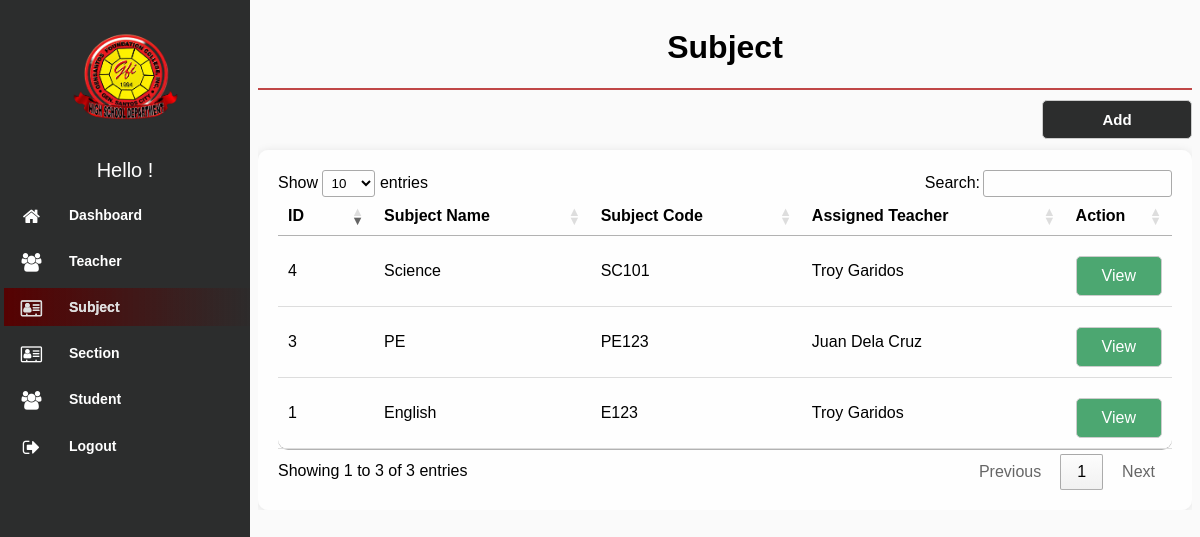
/modules/Subject/index.php (signed in), run on the app's committed database.
### tables this page shows
CREATE TABLE `subject` (
  `id` int(11) NOT NULL,
  `code` varchar(100) NOT NULL,
  `name` varchar(100) NOT NULL,
  `details` varchar(100) NOT NULL,
  `teacher_id` varchar(100) NOT NULL,
  `del_status` varchar(100) NOT NULL
);

### modules/Subject/index.php (the view, shortened to what this page needs)
<!DOCTYPE html>
<html lang="en">
<head>
    <link rel="stylesheet" type="text/css" href="../../assets/css/font-awesome-4.7.0/css/menu.css">
    <link rel="stylesheet" type="text/css" href="../../assets/css/font-awesome-4.7.0/css/style.css">
    <link rel="stylesheet" type="text/css" href="../../assets/css/font-awesome-4.7.0/css/font-awesome.min.css"
        rel="stylesheet">
    <link rel="stylesheet" href="../../assets/css/jquery.dataTables.min.css">
</head>
<body>
    <?php
$page = 'Subject';
include "../../navbar.php";
include "../../db_conn.php";
 ?>
        <div class="content">
            <div class="header">
                <h1><?php if ($page) {echo $page;} ?></h1>
            </div>
            <div class="search-box">
                <a href="./add.php"><button>Add</button></a>
            </div>
            <div class="table_wrap">
            <table id="example" class="data list">
                <thead>
                    <th style="width: 60px;">ID</th>
                    <th>Subject Name</th>
                    <th>Subject Code</th>
                    <th>Assigned Teacher</th>
                    <th style="width: 55px;">Action</th>
                </thead>
                <?php
         $squery = mysqli_query($conn, "
         SELECT s.*, CONCAT(t.first_name, ' ', t.last_name) AS teacher_name
         FROM subject s
         LEFT JOIN teacher t ON s.teacher_id = t.id
         WHERE s.del_status != 'deleted'
         ORDER BY s.id DESC;
     ");
     while ($row = mysqli_fetch_array($squery)) {
        ?>
                <tr class="table-row">
                    <td><?php echo $row['id'] ?></td>
                    <td><?php echo $row['name'] ?></td>
                    <td><?php echo $row['code'] ?></td>
                    <td><?php echo $row['teacher_name'] ?></td>
                    <td>
                        <a class="view" href="edit.php?id=<?php echo $row['id'] ?>">
                        View
                        </a>
                    </td>
                </tr>
                <?php }?>
            </table>
            </div>
    </div>
</body>
</html>

### navbar.php (shortened to what this page needs)
<?php
$name = $_SESSION['name'];
?>
<div class="container">
        <div class="sidebar">
            <nav class="main-menu">
                <div>
                    <img src="../../assets/img/logo.png" alt="Logo" class="logo">
                </div>
                <div class="user">Hello <?php echo $name; ?>! </div>
                <div class="scrollbar" id="style-1">
                    <ul>
                        <li class="darkerlishadow <?php if ($page == 'Dashboard') {echo 'active';} ?>">
                            <a href="../dashboard">
                                <i class="fa fa-home fa-lg"></i>
                                <span class="nav-text">Dashboard</span>
                            </a>
                        </li>
                        <li class="darkerli <?php if ($page == 'Teacher') {echo 'active';} ?>">
                            <a href="../Teacher/">
                                <i class="fa fa-users fa-lg"></i>
                                <span class="nav-text">Teacher</span>
                            </a>
                        </li>
                        <li class="darkerli <?php if ($page == 'Subject') {echo 'active';} ?>">
                            <a href="../subject/">
                                <i class="fa fa-address-card-o fa-lg"></i>
                                <span class="nav-text">
                                    Subject
                                </span>
                            </a>
                        </li>
                        <li class="darkerli <?php if ($page == 'Section') {echo 'active';} ?>">
                            <a href="../section/">
                                <i class="fa fa-address-card-o fa-lg"></i>
                                <span class="nav-text">
                                    Section
                                </span>
                            </a>
                        </li>
                        <li class="darkerli <?php if ($page == 'Student') {echo 'active';} ?>">
                            <a href="../Student/">
                                <i class="fa fa-users fa-lg"></i>
                                <span class="nav-text">
                                    Student
                                </span>
                            </a>
                        </li>
                    </ul>
                    <ul class="logout">
                        <li>
                            <a href="../../logout.php">
                                <i class="fa fa-sign-out fa-lg"></i>
                                <span class="nav-text">
                                    Logout
                                </span>
                            </a>
                        </li>
                    </ul>
            </nav>
        </div>
    </div>

### data on the page
subject: id "4", name "Science", code "SC101", teacher_name "Troy Garidos"
subject: id "3", name "PE", code "PE123", teacher_name "Juan Dela Cruz"
subject: id "1", name "English", code "E123", teacher_name "Troy Garidos"

### other printed values
$page "Subject"
